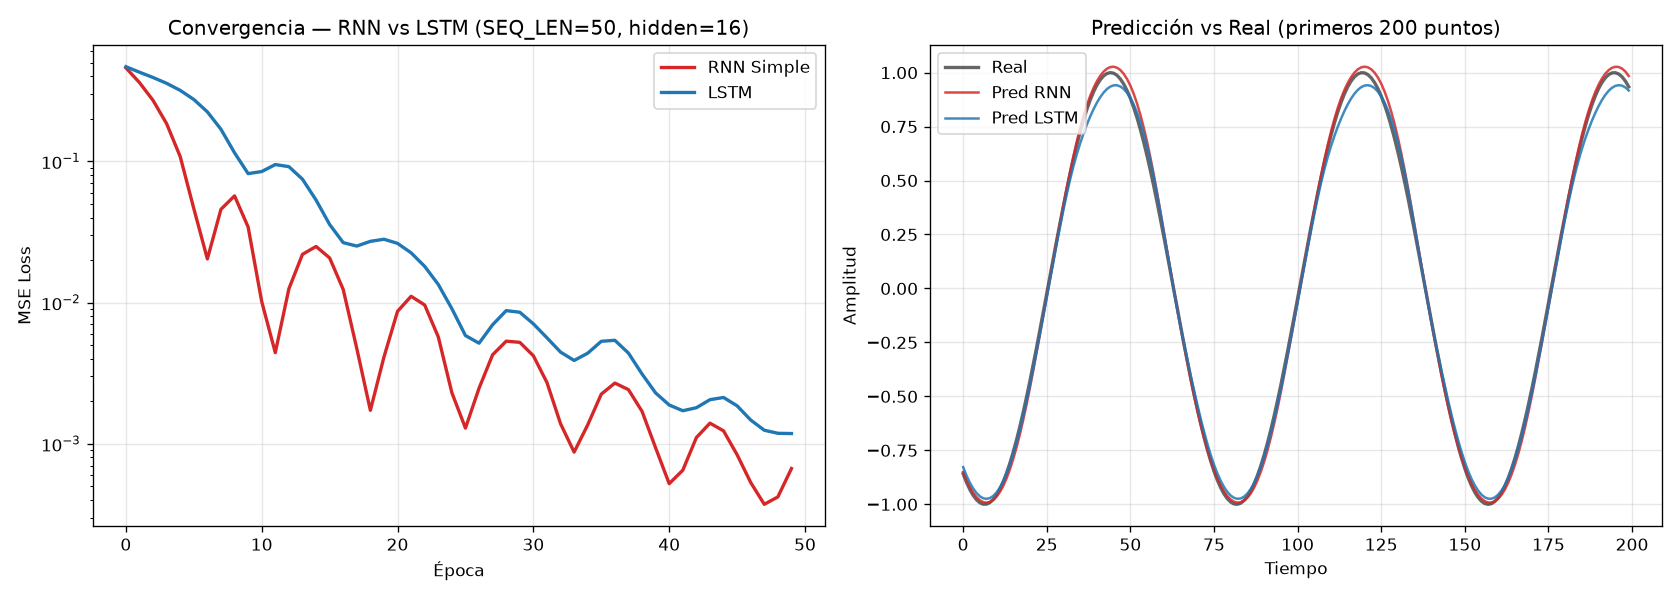

The script that saved this image:
import torch
import torch.nn as nn
import torch.optim as optim
import numpy as np
import matplotlib.pyplot as plt

# Reproducibilidad
torch.manual_seed(42)
np.random.seed(42)

# 1. Datos
def generar_datos(n_puntos=600, seq_len=50):
    t = np.linspace(0, 50, n_puntos)
    serie = np.sin(t)
    X, y = [], []
    for i in range(len(serie) - seq_len):
        X.append(serie[i:i+seq_len])
        y.append(serie[i+seq_len])
    X = torch.tensor(np.array(X), dtype=torch.float32).unsqueeze(-1)
    y = torch.tensor(np.array(y), dtype=torch.float32).unsqueeze(-1)
    return X, y

# 2. Arquitecturas
class SimpleRNNModel(nn.Module):
    def __init__(self, input_size=1, hidden_size=16, output_size=1):
        super().__init__()
        self.rnn = nn.RNN(input_size, hidden_size, batch_first=True)
        self.fc = nn.Linear(hidden_size, output_size)
    def forward(self, x):
        out, _ = self.rnn(x)
        return self.fc(out[:, -1, :])

class LSTMModel(nn.Module):
    def __init__(self, input_size=1, hidden_size=16, output_size=1):
        super().__init__()
        self.lstm = nn.LSTM(input_size, hidden_size, batch_first=True)
        self.fc = nn.Linear(hidden_size, output_size)
    def forward(self, x):
        out, (hn, cn) = self.lstm(x)
        return self.fc(out[:, -1, :])

# 3. Función de entrenamiento reutilizable
def entrenar(modelo, X, y, epochs=50, lr=0.01):
    criterion = nn.MSELoss()
    optimizer = optim.Adam(modelo.parameters(), lr=lr)
    losses = []
    for epoch in range(epochs):
        modelo.train()
        pred = modelo(X)
        loss = criterion(pred, y)
        optimizer.zero_grad()
        loss.backward()
        optimizer.step()
        losses.append(loss.item())
    return losses

# 4. Configuración del experimento
SEQ_LEN = 50
HIDDEN = 16
EPOCHS = 50
X, y = generar_datos(n_puntos=600, seq_len=SEQ_LEN)

print(f"X.shape = {X.shape}   |   SEQ_LEN = {SEQ_LEN}   |   HIDDEN = {HIDDEN}\n")

# 5. Entrenar ambos modelos
torch.manual_seed(42)
rnn = SimpleRNNModel(1, HIDDEN, 1)
print(f"RNN  params: {sum(p.numel() for p in rnn.parameters())}")
loss_rnn = entrenar(rnn, X, y, EPOCHS)

torch.manual_seed(42)
lstm = LSTMModel(1, HIDDEN, 1)
print(f"LSTM params: {sum(p.numel() for p in lstm.parameters())}")
loss_lstm = entrenar(lstm, X, y, EPOCHS)

print(f"\nLoss final RNN : {loss_rnn[-1]:.6f}")
print(f"Loss final LSTM: {loss_lstm[-1]:.6f}")

# 6. Visualización comparativa
fig, axes = plt.subplots(1, 2, figsize=(14, 5))

axes[0].plot(loss_rnn, label='RNN Simple', color='tab:red', linewidth=2)
axes[0].plot(loss_lstm, label='LSTM', color='tab:blue', linewidth=2)
axes[0].set_title(f'Convergencia — RNN vs LSTM (SEQ_LEN={SEQ_LEN}, hidden={HIDDEN})')
axes[0].set_xlabel('Época')
axes[0].set_ylabel('MSE Loss')
axes[0].set_yscale('log')
axes[0].legend()
axes[0].grid(True, alpha=0.3)

rnn.eval(); lstm.eval()
with torch.no_grad():
    pred_rnn = rnn(X).numpy().flatten()
    pred_lstm = lstm(X).numpy().flatten()
y_real = y.numpy().flatten()

n = 200
axes[1].plot(y_real[:n], label='Real', color='black', alpha=0.6, linewidth=2)
axes[1].plot(pred_rnn[:n], label='Pred RNN', color='tab:red', alpha=0.85)
axes[1].plot(pred_lstm[:n], label='Pred LSTM', color='tab:blue', alpha=0.85)
axes[1].set_title('Predicción vs Real (primeros 200 puntos)')
axes[1].set_xlabel('Tiempo')
axes[1].set_ylabel('Amplitud')
axes[1].legend()
axes[1].grid(True, alpha=0.3)

plt.tight_layout()
plt.savefig('comparacion_rnn_lstm.png', dpi=120)   # guarda la imagen
plt.show()
